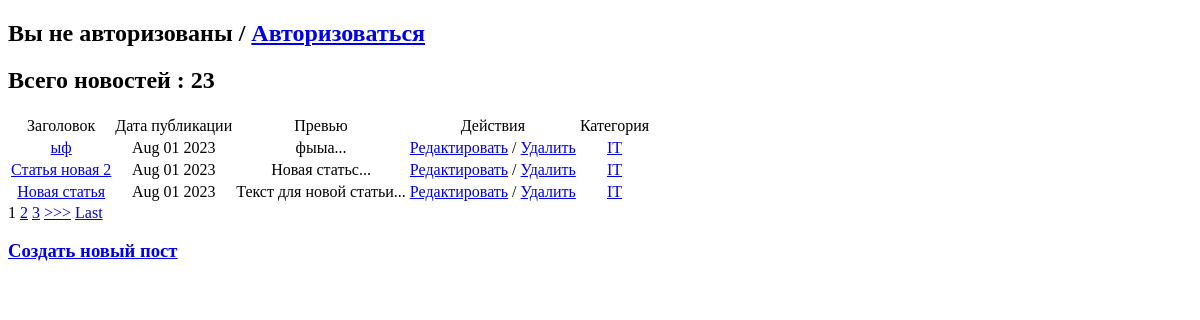
The page /news/ on the database as committed earlier.
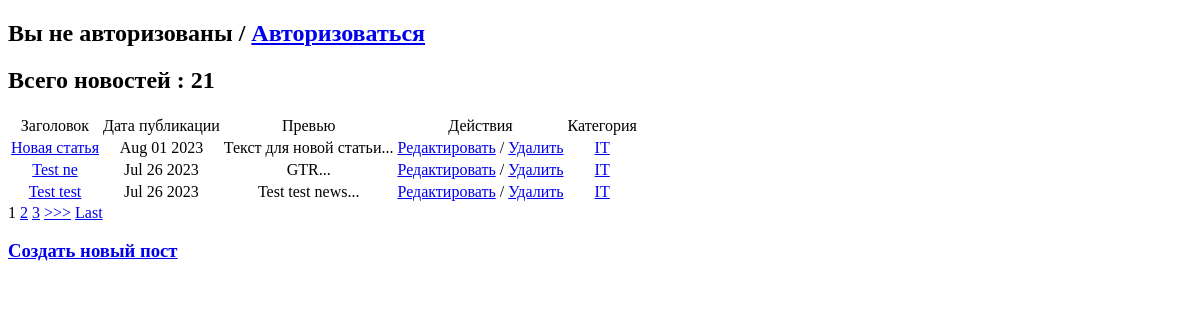
The same page on the database as committed later.
### news_paper/models.py (models this page shows, shortened)
class Post (models.Model):
    postAuthor = models.ForeignKey(Author, on_delete=models.CASCADE)
    NEWS = 'NW'
    ARTICLE = 'AC'
    NEWS_OR_ARTICLE_CHOICE = [
        (NEWS, 'Новость'),
        (ARTICLE, 'Статья')
    ]
    newsOrArt = models.CharField(
        max_length=2,
        choices=NEWS_OR_ARTICLE_CHOICE,
        default=NEWS
    )
    dateCreate = models.DateTimeField(auto_now_add=True)
    postCategory = models.ManyToManyField(Category, through='PostCategory')
    title = models.CharField(max_length=128)
    text = models.TextField()
    rating = models.SmallIntegerField(default=0)
    def preview(self):
        return f"{self.text[:125]}..."

class Category (models.Model):
    categoryName = models.CharField(max_length=65, unique=True)
    subscribes = models.ManyToManyField(User, through='CategorySub')
    def __str__(self):
        return self.categoryName

### news_paper/views.py (the view, shortened to what this page needs)
# urls.py: path('news/', cache_page(60)(PostList.as_view())),
class PostList(ListView):
    model = Post
    template_name = 'news.html'
    context_object_name = 'news'
    extra_context = {'title': 'Главная страница'}
    queryset = Post.objects.order_by('-dateCreate')
    paginate_by = 3
    form_class = PostForm
    def get_context_data(self, **kwargs):
        context = super().get_context_data(**kwargs)
        context['count'] = Post.objects.all().count()
        context['form'] = PostForm()
        return context

### news_paper/templatetags/custom_filters.py (called while the page is built)
@register.filter(name='censor')
def censor(value):
    text = value.split()
    for i in text:
        if i in ban_list:
            value = value.replace(i, '***')
    return value

### news_paper/templates/news.html (shortened to what this page needs)
{% extends "default.html" %}
{% load custom_filters %}
{% block content %}
<h2>Всего новостей : {{ count }}</h2>
<table>
    <tr>
        <td style="text-align:center">Заголовок</td>
        <td style="text-align:center">Дата публикации</td>
        <td style="text-align:center">Превью</td>
        <td style="text-align:center">Действия</td>
        <td style="text-align:center">Категория</td>
    </tr>
{% for m in news %}
    <tr>
        <td style="text-align:center"><a href="/news/{{ m.pk }}">{{ m.title|censor }}</a></td>
        <td style="text-align:center">{{ m.dateCreate|date:'M d Y' }}</td>
        <td style="text-align:center">{{ m.preview|censor }}</td>
        <td style="text-align:center"><a href="/news/{{ m.pk }}/update"> Редактировать</a> / <a href="/news/{{ m.pk }}/delete"> Удалить</a></td>
        <td style="text-align:center">
            {% for cat in m.postCategory.all %}
            <a href="{% url 'cat' cat.id %}"> {{ cat }}</a>
            {% endfor %}
        </td>
    </tr>
{% endfor %}
    </table>
{% if is_paginated %}
    {% for num in page_obj.paginator.page_range %}
        {% if page_obj.number == num %}
            <a>{{ num }}</a>
        {% elif num > page_obj.number|add:'-3' and num < page_obj.number|add:'3' %}
            <a href="?page={{ num }}">{{ num }}</a>
        {% endif %}
    {% endfor %}
    {% if page_obj.has_next %}
        <a href="?page={{ page_obj.next_page_number }}">>>></a>
        <a href="?page={{ page_obj.paginator.num_pages }}">Last</a>
    {% endif %}
{% endif %}
<h3><a href="/news/add">Создать новый пост</a></h3>
{% endblock content %}

Rows that differ between the two databases and show on the page:
removed Post: title|censor "ыф", dateCreate "Aug 01 2023", preview|censor "фыыа...", Category (categoryName "IT")
removed Post: title|censor "Статья новая 2", dateCreate "Aug 01 2023", preview|censor "Новая статьс...", Category (categoryName "IT")
now on this page (row edited): Post: title|censor "Test ne", dateCreate "Jul 26 2023", preview|censor "GTR...", Category (categoryName "IT")
now on this page (row unchanged): Post: title|censor "Test test", dateCreate "Jul 26 2023", preview|censor "Test test news...", Category (categoryName "IT")
Other text that changed with them:
{{ count }}: "23" → "21"
